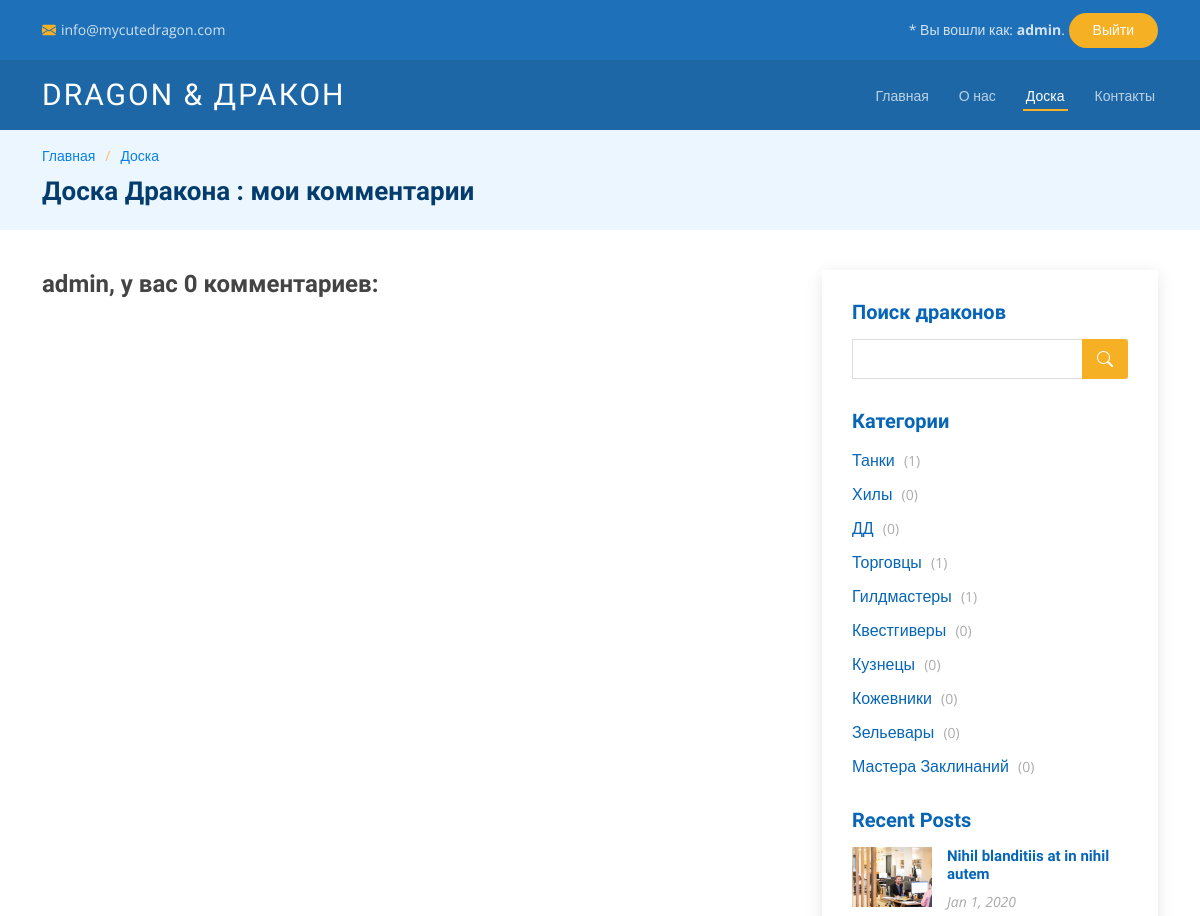
Before: /messages/my_comments (signed in, upper part) with the older database file.
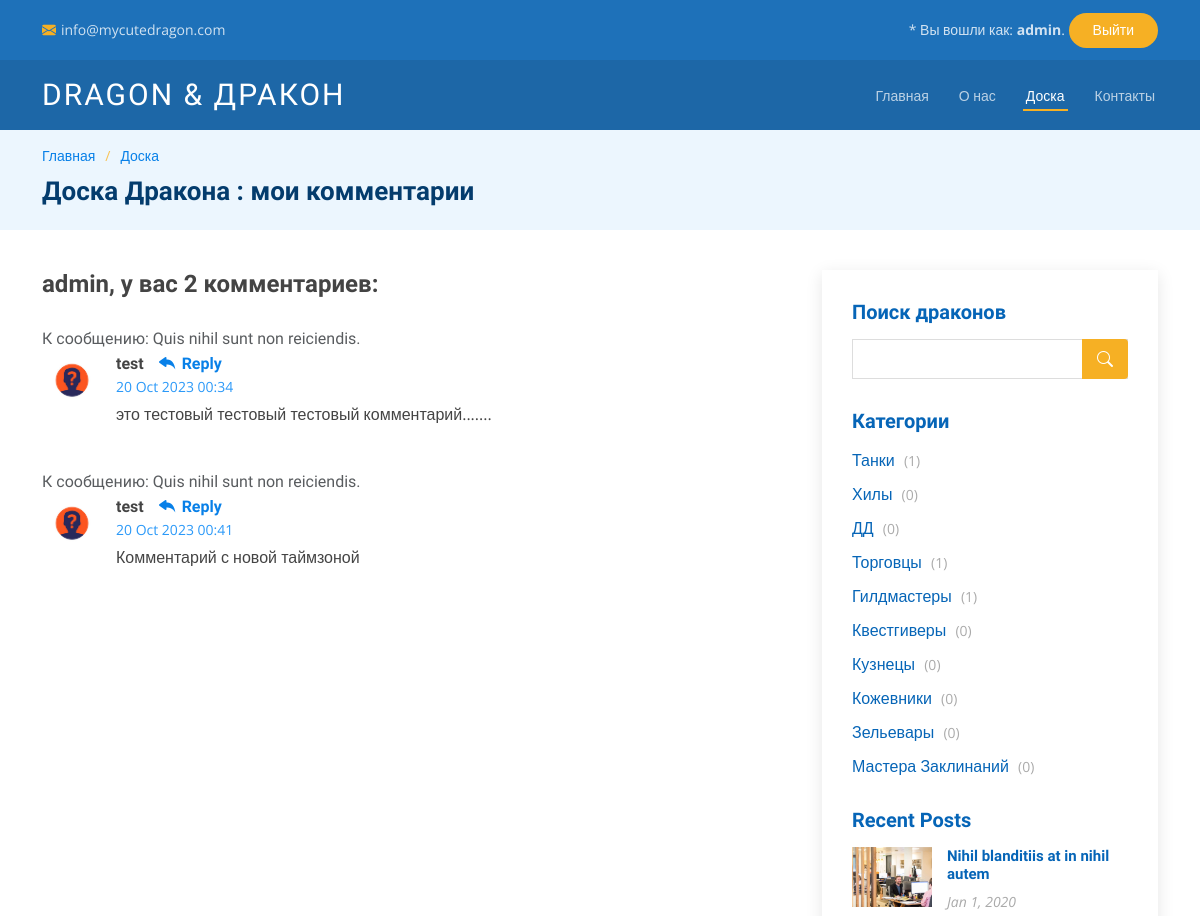
After: the same page with the newer database file.
### bb/models.py (models this page shows, shortened)
class Category(models.Model):
    name = models.CharField(max_length = 255, unique = True)

class Comment(models.Model):
    toPost = models.ForeignKey(Post, on_delete = models.CASCADE)
    fromUser = models.ForeignKey(User, on_delete = models.CASCADE)
    cTime = models.DateTimeField(auto_now_add = True)
    cbody = models.TextField(default = 'Комментарий')
    status = models.IntegerField(default = 0)
    def preview(self, count=124):
        if (len(self.cbody) <= count):
            return self.cbody
        else:
            return self.cbody[:count-3]+'...'
    def __str__(self):
        return self.preview(40)

class Post(models.Model):
    author = models.ForeignKey(User, on_delete = models.CASCADE)
    cTime = models.DateTimeField(default=timezone.now)
    category = models.ManyToManyField(Category, through = 'PostCategory')
    title = models.CharField(max_length = 255, default = 'Заголовок')
    body = models.TextField(default = 'Здесь должен быть текст')
    mainPic = models.ImageField(upload_to='user_images')
    postRate = models.IntegerField(default = 0)

### bb/views.py (the view, shortened to what this page needs)
# urls.py: path('my_comments', CommentList.as_view(), name='comments'),
class CommentList(ListView):
    context_object_name = 'comments'
    template_name = 'messages/comments.html'
    def get_queryset(self):
        self.posts = Comment.objects.filter(toPost__author=self.request.user)
        print(self.posts)
        return self.posts
    def get_context_data(self, **kwargs: Any) -> Dict[str, Any]:
        context =  super().get_context_data(**kwargs)
        context['categories'] = Category.objects.annotate(num_posts=Count('post'))
        return context

### templates/messages/comments.html (shortened to what this page needs)
{% extends 'layout/bb.html' %}
{% load static %}
{% block name %}
Доска Дракона : мои комментарии
{% endblock name %}
{% block content %}
<div class="blog-comments">
    <h4 id="comments" class="comments-count">{{ user.username }}, у вас {{ comments.count }} комментариев:</h4>
    {% for comment in comments %}
        <div  class="comment">
        <div class="comment-title">
            <h5 class="text-muted"> К сообщению:  {{ comment.toPost.title }}</h5>
        </div>
        <div class="d-flex">
            <div class="comment-img"><img src="{% static 'assets/images/unknown_user.jpg' %}" alt=""></div>
            <div>
            <h5><a href="">{{comment.fromUser.username}}</a> <a href="reply/{{ comment.pk }}" class="reply"><i class="bi bi-reply-fill"></i> Reply</a></h5>
            <time datetime="{{ message.cTime|date:'Y-m-d' }}">
                {{ comment.cTime|date:'d M Y H:i' }}</time>
            <p>
                {{comment.cbody}}
            </p>
            </div>
        </div>
        </div>
    {% endfor %}
</div>
{% endblock content %}

### templates/layout/bb.html (shortened to what this page needs)
<!DOCTYPE html>
<html lang="en">
<head>
  {% load static %}
  <link href="{% static 'assets/vendor/animate.css/animate.min.css' %}" rel="stylesheet">
  <link href="{% static 'assets/vendor/aos/aos.css' %}" rel="stylesheet">
  <link href="{% static 'assets/vendor/bootstrap/css/bootstrap.min.css' %}" rel="stylesheet">
  <link href="{% static 'assets/vendor/bootstrap-icons/bootstrap-icons.css' %}" rel="stylesheet">
  <link href="{% static 'assets/vendor/boxicons/css/boxicons.min.css' %}" rel="stylesheet">
  <link href="{% static 'assets/vendor/glightbox/css/glightbox.min.css' %}" rel="stylesheet">
  <link href="{% static 'assets/vendor/remixicon/remixicon.css' %}" rel="stylesheet">
  <link href="{% static 'assets/vendor/swiper/swiper-bundle.min.css' %}" rel="stylesheet">
  <link href="{% static 'assets/css/style.css' %}" rel="stylesheet">
</head>
<body>
  <div id="topbar" class="fixed-top d-flex align-items-center topbar-inner-pages">
    <div class="container d-flex align-items-center justify-content-center justify-content-md-between">
      <div class="contact-info d-flex align-items-center">
        <i class="bi bi-envelope-fill"></i><a href="mailto:contact@example.com">info@mycutedragon.com</a>
      </div>
      <div class="cta d-none d-md-block">
        {% if request.user.is_authenticated %}
          * Вы вошли как:
          <strong>{{ request.user.username }}</strong>.
          <a href="/accounts/logout/" class="scrollto"> Выйти</a>
        {% else %}
          Войдите в аккаунт:
          <a href="/accounts/login/" class="scrollto"> Войти</a>
        {% endif %}
      </div>
    </div>
  </div>
  <header id="header" class="fixed-top d-flex align-items-center header-inner-pages">
    <div class="container d-flex align-items-center justify-content-between">
      <h1 class="logo"><a href="index.html">Dragon & Дракон</a></h1>
      <nav id="navbar" class="navbar">
        <ul>
          <li><a class="nav-link scrollto " href="#hero">Главная</a></li>
          <li><a class="nav-link scrollto" href="#about">О нас</a></li>
          <li><a class="active" href="/messages/">Доска</a></li>
          <li><a class="nav-link scrollto" href="#contact">Контакты</a></li>
        </ul>
      </nav>
    </div>
  </header>
  <main id="main">
    <section id="breadcrumbs" class="breadcrumbs">
      <div class="container">
        <div class="row">
          <div class="col-lg-8">
            <ol>
              <li><a href="/messages/">Главная</a></li>
              <li><a href="/messages/">Доска</a></li>
            </ol>
            <h2>{% block name %}{% endblock name %}</h2>
          </div>
          <div class="col-lg-4">
          </div>
        </div>
      </div>
    </section>
    <section id="blog" class="blog">
      <div class="container" >
        <div class="row">
          <div class="col-lg-8 entries">
            {% block content %}
            {% endblock content %}
          </div>
          <div class="col-lg-4">
            <div class="sidebar">
              <h3 class="sidebar-title">Поиск драконов</h3>
              <div class="sidebar-item search-form">
                <form action="">
                  <input type="text">
                  <button type="submit"><i class="bi bi-search"></i></button>
                </form>
              </div>
              <h3 class="sidebar-title">Категории</h3>
              <div class="sidebar-item categories">
                <ul>
                {% for cat in categories %}
                  <li><a href="#"> {{ cat.name }} <span>({{ cat.num_posts }})</span></a></li>
                {% endfor %}
                </ul>
              </div>
              <h3 class="sidebar-title">Recent Posts</h3>
              <div class="sidebar-item recent-posts">
                <div class="post-item clearfix">
                  <img src="assets/img/blog/blog-recent-1.jpg" alt="">
                  <h4><a href="blog-single.html">Nihil blanditiis at in nihil autem</a></h4>
                  <time datetime="2020-01-01">Jan 1, 2020</time>
                </div>
              </div>
            </div>
          </div>
        </div>
      </div>
    </section>
  </main>
</body>
</html>

Changed rows visible on the page:
added Comment: toPost "Quis nihil sunt non reiciendis.", fromUser.username "test", cTime "20 Oct 2023 00:34", cbody "это тестовый тестовый тестовый комментарий......."
added Comment: toPost "Quis nihil sunt non reiciendis.", fromUser.username "test", cTime "20 Oct 2023 00:41", cbody "Комментарий с новой таймзоной"
Other visible differences:
{{ comments.count }}: "0" → "2"
